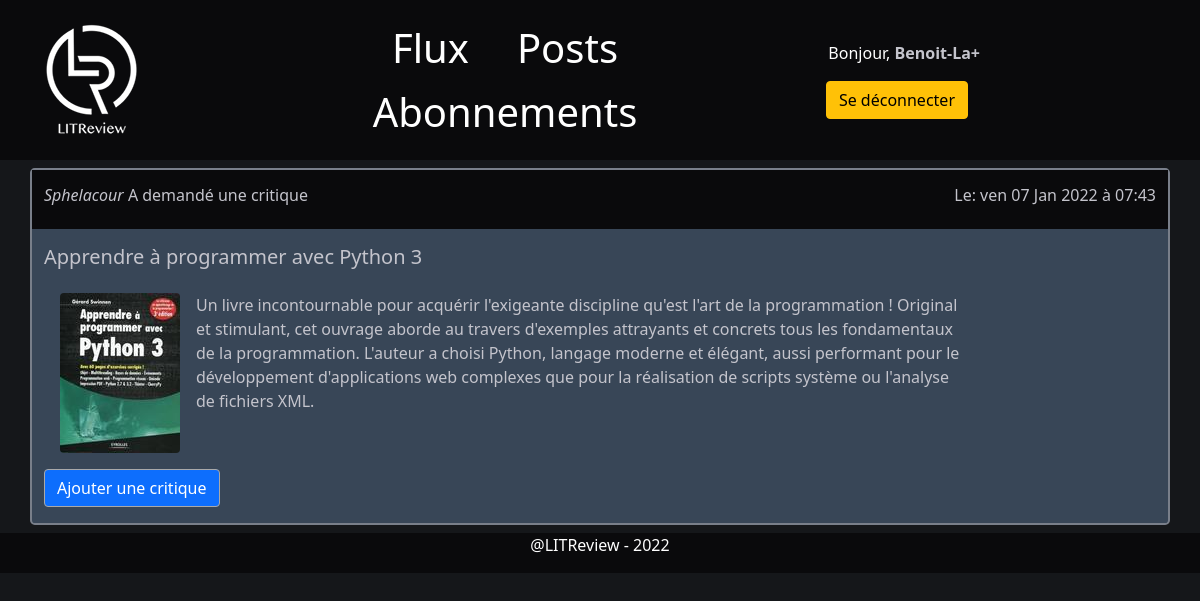
/blog/ticket/2/ (signed in), run on the app's committed database.
### accounts/models.py (models this page shows, shortened)
class CustomUser(AbstractBaseUser):
    class GenderChoices(models.TextChoices):
        HOMME = 'HOMME', _('HOMME')
        FEMME = 'FEMME', _('FEMME')
    class Meta:
        verbose_name = "Utilisateur"
        verbose_name_plural = "Utilisateurs"
    first_name = models.CharField(max_length=150, blank=False, validators=[ASCIIUsernameValidator], verbose_name="Nom")
    last_name = models.CharField(max_length=150, blank=False, validators=[ASCIIUsernameValidator],
                                 verbose_name="Prenom")
    nick_name = models.CharField(max_length=150, blank=True, unique=True, validators=[UnicodeUsernameValidator],
                                 verbose_name="Nom d'utilisateur (Public)")
    date_of_birth = models.DateTimeField(blank=True, null=True, verbose_name="Date de naissance")
    gender = models.PositiveSmallIntegerField(choices=GenderChoices.choices, blank=True, null=True)
    address = models.CharField(max_length=500, blank=True, verbose_name="Adresse")
    zip_code = models.CharField(max_length=15, blank=True, verbose_name="Code postal")
    city = models.CharField(max_length=150, blank=True, verbose_name="Ville")
    email = models.EmailField(max_length=254, unique=True, verbose_name="Adresse email")
    profile_picture = models.ImageField(upload_to=rename_picture, default="no_profile_picture.png")
    social_1 = models.CharField(max_length=150, blank=True, validators=[ASCIIUsernameValidator],
                                verbose_name="Réseau Social #1")
    social_2 = models.CharField(max_length=150, blank=True, validators=[ASCIIUsernameValidator],
                                verbose_name="Réseau Social #2")
    social_3 = models.CharField(max_length=150, blank=True, validators=[ASCIIUsernameValidator],
                                verbose_name="Réseau Social #3")
    date_joined = models.DateTimeField(default=timezone.now, verbose_name="Date d\'inscription")
    is_active = models.BooleanField(default=True)
    is_staff = models.BooleanField(default=False, verbose_name='Membre du staff') #pour interface administration
    is_admin = models.BooleanField(default=False) #droit d'administration
    USERNAME_FIELD = "email"
    REQUIRED_FIELDS = ['nick_name']
    objects = CustomUserManager()
    def __str__(self):
        return f"{self.nick_name}"
    @property
    def is_staff(self):
        return self.is_admin

### flux/models.py (models this page shows, shortened)
class Ticket(models.Model):
    title = models.CharField(max_length=128)
    slug = models.SlugField(max_length=255, unique=True, blank=True)
    description = models.TextField(max_length=2048, blank=True)
    user = models.ForeignKey(settings.AUTH_USER_MODEL, on_delete=models.CASCADE)
    image = models.ImageField(null=True, blank=True, upload_to=rename_picture)
    time_created = models.DateTimeField(auto_now_add=True)
    class Meta:
        ordering = ['-time_created']
        verbose_name = "Ticket"

### flux/views.py (the view)
# urls.py: path('ticket/<int:pk>/', ViewTicket.as_view(), name="view-ticket"),
class ViewTicket(LoginRequiredMixin, DetailView):
    template_name = 'ticket.html'
    model = Ticket

### flux/templates/ticket.html (shortened to what this page needs)
{% extends 'base_flux.html' %}
{% load static %}
{% block content %}
    {% include 'ticket_snippet.html' with post=ticket %}
{% endblock %}

### templates/navbar.html
{% load static %}
<nav id="navbar" class="nav">
    <div class="container">
        <div class="row align-items-center">
            <div class="col-2">
                <a href="{% url 'blog:flux' %}" class="" id="logo">
                    <img class="logo" src="{% static '/logo/logo_pp.png' %}"/>
                </a>
            </div>
            <div class="col-6">
                <ul class="nav justify-content-center  display-6">
                    <li class="nav-item mx-3">
                        <a href="{% url 'blog:flux' %}" class="nav-link active px-2 text-white">Flux</a>
                    </li>
                    <li class="nav-item mx-3">
                        <a href="{% url 'blog:my-post' %}" class="nav-link px-2 text-white">Posts</a>
                    </li>
                    <li class="nav-item mx-3">
                        <a href="{% url 'followers:get-users' %}" class="nav-link px-2 text-white">Abonnements</a>
                    </li>
                </ul>
            </div>
            <div class="col-4 text-end">
                {% if user.is_authenticated %}
                    <div id="user-link" class="col-6">
                        Bonjour,
                        <a href="{% url 'accounts:profile' pk=user.id %}"><strong>{{ request.user }}</strong></a>
                    </div>
                    <div class="row text-end">
                        <div class="col-6 mt-3">
                            <a href="{% url 'accounts:logout' %}" type="button" class="btn btn-warning">Se déconnecter</a>
                {% else %}
                            <a href="{% url 'accounts:login' %}" type="button" class="btn btn-outline-light me-2">Se connecter</a>
                            <a href="{% url 'accounts:signup' %}" type="button" class="btn btn-warning">S'inscrire</a>
                {% endif %}
                        </div>
                    </div>
            </div>
        </div>
    </div>
</nav>

### flux/templates/ticket_snippet.html (shortened to what this page needs)
{% load static %}
{% block content %}
    <section id="post-content" class="container border border-2 rounded-3 my-2">
        <div id="post-header" class="row align-items-center py-3">
            <div class="col-4 text-start">
                {% if ticket.user_id == user.id %}
                    <h6><i>Vous</i> Avez demandé une critique</h6>
                {% else %}
                    <h6><i>{{ ticket.user.nick_name }}</i> A demandé une critique</h6>
                {% endif %}
            </div>
            <div class="col-8 text-end">
                <h6>Le: {{ ticket.time_created|date:"D d M Y" }} à {{ ticket.time_created|date:"H:i" }}</h6>
            </div>
        </div>
        <div class="row">
            <div class="col-10 text-start my-3">
                <h5>{{ ticket.title }}</h5>
            </div>
        </div>
        <div class="row">
            <div class="col-10">
                <img src="{% get_media_prefix %}{{ ticket.image }}" class="rounded float-start mx-3 mb-3" alt="">
                <p>{{ ticket.description }}</p>
            </div>
        </div>
        <div >
            {% if not has_review %}
                <a id="btn-ticket" class="btn btn-primary mb-3" href="{% url 'blog:create-review'  pk=ticket.id %}">Ajouter une critique</a>
            {% endif %}
        </div>
    </section>
{% endblock %}

### flux/static/css/style.css (style rules this page uses)
html { max-width: 100%; }
body { background-color: #15171a; }
.border { border-color: #797f8a !important; }
#post-content { background-color: #384657; color: #c4c4cc; }
#post-header { background-color: #0a0a0c; }
#btn-ticket { border-color: #a9a9a9 !important; }
#user-link a { text-decoration: none; color: #c4c4cc; }

### data on the page
CustomUser: user "Benoit-La+"
Ticket: user.nick_name "Sphelacour", time_created "ven 07 Jan 2022", time_created "07:43", title "Apprendre à programmer avec Python 3", image (picture), description "Un livre incontournable pour acquérir l'exigeante discipline qu'est l'art de la programmation ! Original et stimulant, cet ouvrage aborde au travers d'exemples attrayants et concrets tous les fondamentaux de la programmation. L'auteur a choisi Python, langage moderne et élégant, aussi performant pour le développement d'applications web complexes que pour la réalisation de scripts système ou l'analyse de fichiers XML."
